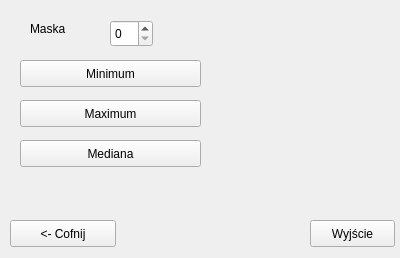
<?xml version="1.0" encoding="UTF-8"?>
<ui version="4.0">
 <class>Filtry_Nieliniowe</class>
 <widget class="QWidget" name="Filtry_Nieliniowe">
  <property name="geometry">
   <rect>
    <x>0</x>
    <y>0</y>
    <width>400</width>
    <height>258</height>
   </rect>
  </property>
  <property name="windowTitle">
   <string>Form</string>
  </property>
  <widget class="QPushButton" name="pMediana">
   <property name="geometry">
    <rect>
     <x>20</x>
     <y>140</y>
     <width>181</width>
     <height>27</height>
    </rect>
   </property>
   <property name="text">
    <string>Mediana</string>
   </property>
  </widget>
  <widget class="QPushButton" name="pMinimum">
   <property name="geometry">
    <rect>
     <x>20</x>
     <y>60</y>
     <width>181</width>
     <height>27</height>
    </rect>
   </property>
   <property name="text">
    <string>Minimum</string>
   </property>
  </widget>
  <widget class="QPushButton" name="pMaximum">
   <property name="geometry">
    <rect>
     <x>20</x>
     <y>100</y>
     <width>181</width>
     <height>27</height>
    </rect>
   </property>
   <property name="text">
    <string>Maximum</string>
   </property>
  </widget>
  <widget class="QPushButton" name="pAnuluj">
   <property name="geometry">
    <rect>
     <x>10</x>
     <y>220</y>
     <width>106</width>
     <height>27</height>
    </rect>
   </property>
   <property name="text">
    <string>&lt;- Cofnij</string>
   </property>
  </widget>
  <widget class="QPushButton" name="pOk">
   <property name="geometry">
    <rect>
     <x>310</x>
     <y>220</y>
     <width>85</width>
     <height>27</height>
    </rect>
   </property>
   <property name="text">
    <string>Wyjście</string>
   </property>
  </widget>
  <widget class="QSpinBox" name="spinBox">
   <property name="geometry">
    <rect>
     <x>110</x>
     <y>20</y>
     <width>43</width>
     <height>27</height>
    </rect>
   </property>
  </widget>
  <widget class="QLabel" name="label">
   <property name="geometry">
    <rect>
     <x>30</x>
     <y>20</y>
     <width>62</width>
     <height>17</height>
    </rect>
   </property>
   <property name="text">
    <string>Maska</string>
   </property>
  </widget>
 </widget>
 <resources/>
 <connections/>
</ui>
